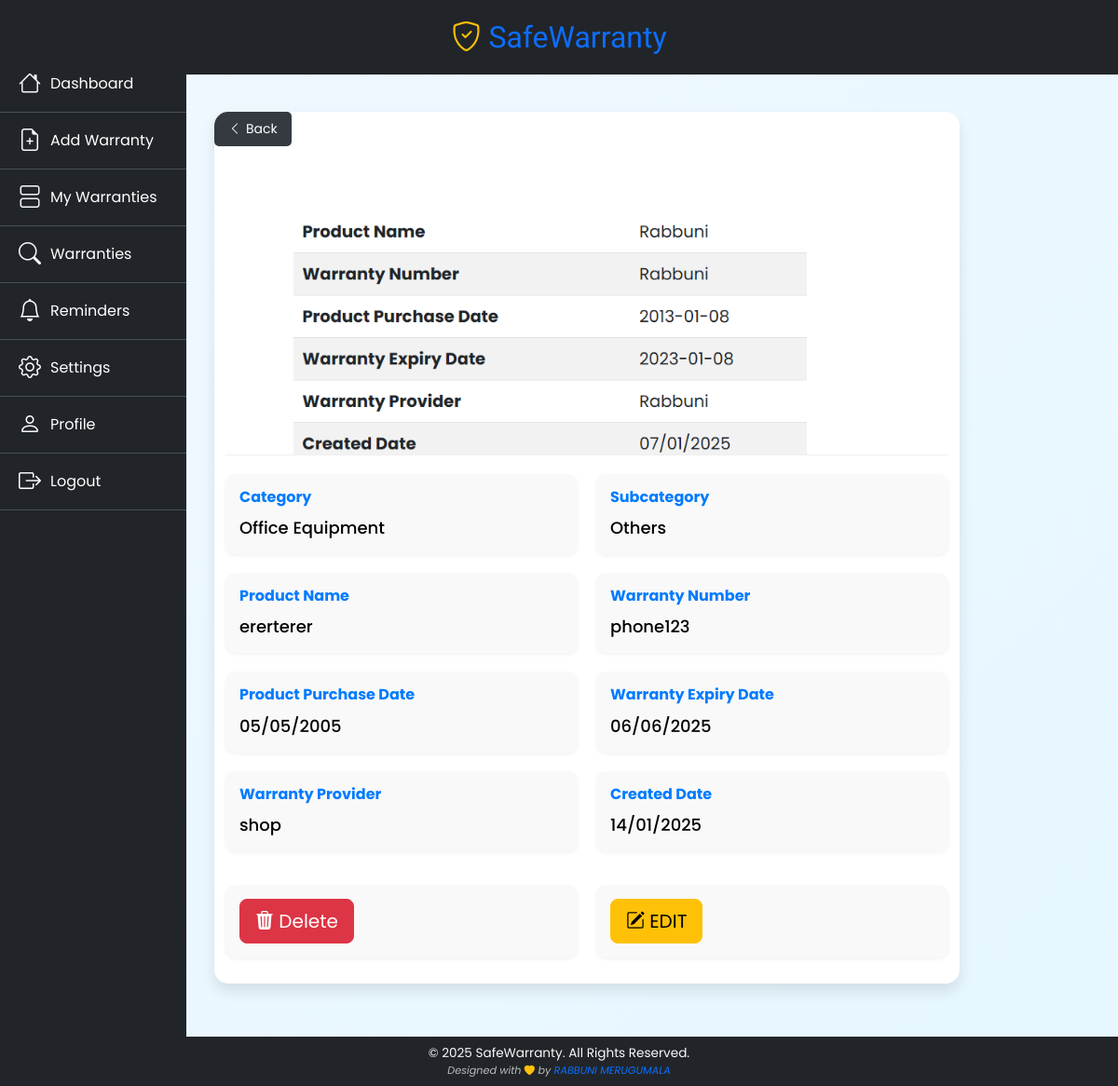
Page /warranty/view_warranties/1 (signed in) on the earlier database version.
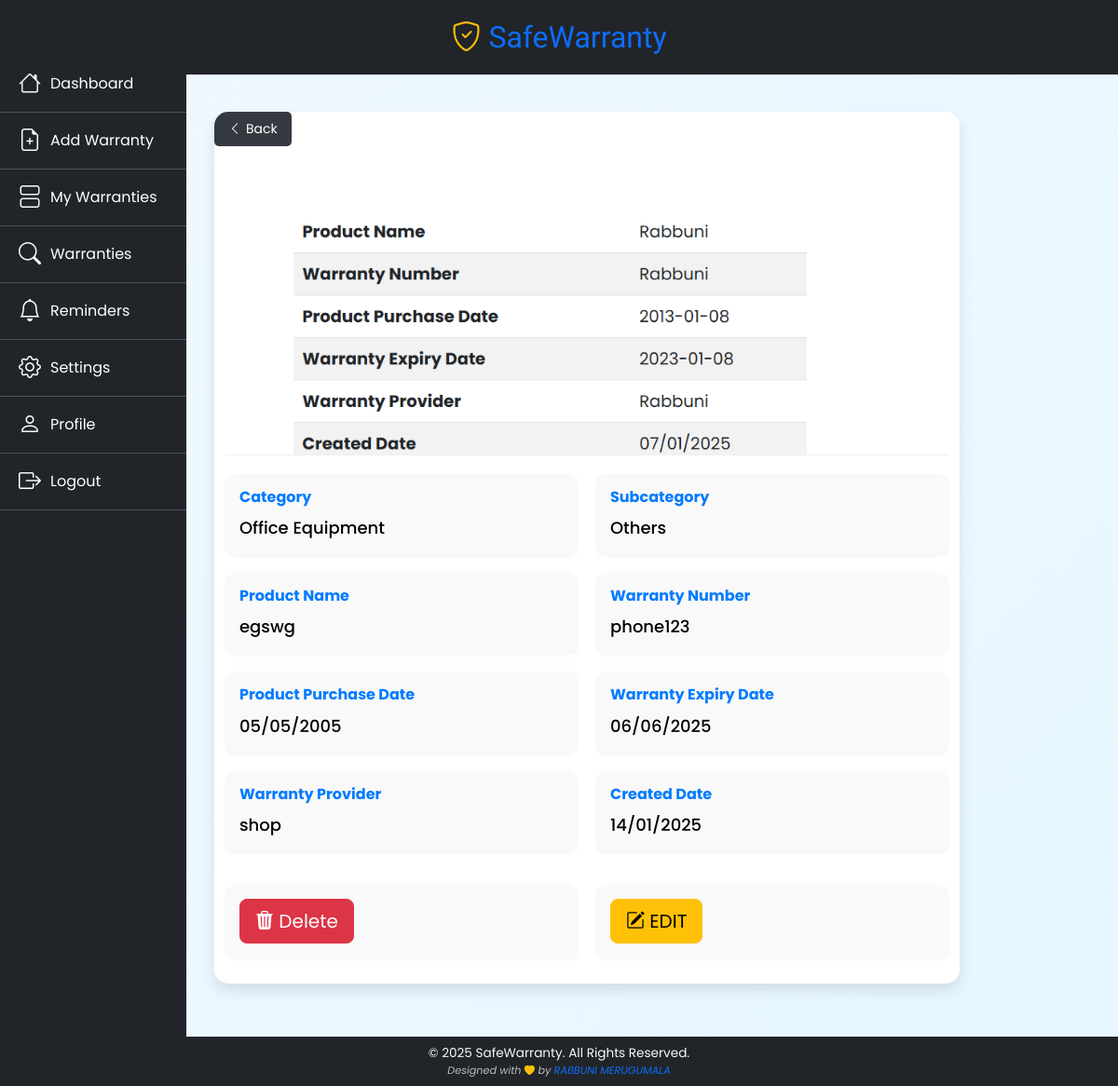
Same page on the later database version.
### models/__init__.py (models this page shows, shortened)
class WarrantyCard(db.Model):
    __tablename__ = 'warranty_card'  # Custom table name in the database
    id = db.Column(db.Integer, primary_key=True)  # Primary key for the warranty card
    image = db.Column(db.String(200), nullable=True)  # File path for the uploaded product image
    product_name = db.Column(db.String(100), nullable=False)  # Name of the product (e.g., Smartphone)
    warranty_number = db.Column(db.String(80), unique=True, nullable=False)  # Unique warranty number for the product
    product_purchase_date = db.Column(db.Date(), nullable=False)  # Date of purchase
    warranty_expiry_date = db.Column(db.Date(), nullable=False)  # Date of warranty expiration
    warranty_provider = db.Column(db.String(500))  # Name of the warranty provider (optional)
    created_at = db.Column(db.DateTime(timezone=True), server_default=func.now())  # Timestamp for creation
    updated_at = db.Column(db.DateTime(timezone=True), server_default=func.now())  # Timestamp for last update
    category_id = db.Column(db.Integer, db.ForeignKey('category.id'), nullable=True)
    subcategory_id = db.Column(db.Integer, db.ForeignKey('subcategory.id'), nullable=True)
    category = db.relationship('Category', backref='warranties')  # Relationship with Category
    subcategory = db.relationship('Subcategory', backref='warranties')  # Relationship with Subcategory
    user_id = db.Column(db.Integer, db.ForeignKey('user.id'))
    user = db.relationship('User', backref='user_warranties')  # Relationship with User

### warranty_mgmt/routes.py (the view)
@warranty_mgmt.route('/view_warranties/<int:warranty_id>')
@login_required
def view_warranties(warranty_id):
    warranty = WarrantyCard.query.filter_by(id=warranty_id,
                                            user_id=current_user.id).first()  # Ensure the warranty is associated with the logged-in user
    if not warranty:
        flash("Warranty not found or you do not have permission to view it.", "danger")
        return redirect(url_for('warranty_mgmt.get_warranties'))
    return render_template('warranty_mgmt/view_warranty.html', page_heading='View Warranty Details', warranty=warranty)

### main.py (called while the page is built)
@login_manager.user_loader
def load_user(user_id):
    return User.query.get(int(user_id))  # Retrieve the user by their unique ID

@app.teardown_appcontext
def shutdown_session(exception=None):
    db.session.remove()

### templates/warranty_mgmt/view_warranty.html (shortened to what this page needs)
{% extends 'base.html' %}
{% block content %}
<div class="main-container">
    <div class="main-card">
        <a class="btn-back " href="{{ url_for('warranty_mgmt.get_warranties') }}">
            <i class="bi bi-chevron-left"></i> Back
        </a>
        <div class="card-content">
            <p><img alt="Warranty Image" class="warranty-image" src="{{ url_for('static', filename=warranty.image) }}">
            </p>
            <div class="info-section">
                <div class="info-card">
                    <h6>Category</h6>
                    <p>{{ warranty.category.name }}</p>
                </div>
                <div class="info-card">
                    <h6>Subcategory</h6>
                    <p>{{ warranty.subcategory.name }}</p>
                </div>
                <div class="info-card">
                    <h6>Product Name</h6>
                    <p>{{ warranty.product_name }}</p>
                </div>
                <div class="info-card">
                    <h6>Warranty Number</h6>
                    <p>{{ warranty.warranty_number }}</p>
                </div>
                <div class="info-card">
                    <h6>Product Purchase Date</h6>
                    <p>{{ warranty.product_purchase_date.strftime("%d/%m/%Y") }}</p>
                </div>
                <div class="info-card">
                    <h6>Warranty Expiry Date</h6>
                    <p>{{ warranty.warranty_expiry_date.strftime("%d/%m/%Y") }}</p>
                </div>
                <div class="info-card">
                    <h6>Warranty Provider</h6>
                    <p>{{ warranty.warranty_provider }}</p>
                </div>
                <div class="info-card">
                    <h6>Created Date</h6>
                    <p>{{ warranty.created_at.strftime("%d/%m/%Y") }}</p>
                </div>
                <div class="mt-3 mb-3 info-card">
                    <form action="{{ url_for('warranty_mgmt.delete_warranty', warranty_id=warranty.id) }}"
                          id="delete-form-{{ warranty.id }}"
                          method="POST">
                        <button class="btn btn-lg btn-danger" onclick="confirmDelete('{{ warranty.id }}')"
                                type="button">
                            <i class="bi bi-trash3-fill"></i> Delete
                        </button>
                    </form>
                </div>
                <div class="mt-3 mb-3 info-card">
                    <a class="text-warning" href="#"
                       onclick="confirmEdit('{{ url_for('warranty_mgmt.edit_warranty', warranty_id=warranty.id) }}')">
                        <button class="btn btn-lg btn-warning">
                            <i class="bi bi-pencil-square"></i> EDIT
                        </button>
                    </a>
                </div>
            </div>
        </div>
    </div>
</div>
{% endblock %}

Differences in the rows shown:
changed WarrantyCard "phone123": product_name "ererterer" → "egswg"
